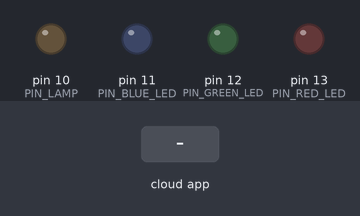
This sketch was run on a simulated Arduino Uno, built with avr-gcc and run on an emulated ATmega328P. On the bench: output pins drawn as LEDs (lit = HIGH). Inputs (shaded band) come from the test bench. The RemoteXY app is connected.

Above: at 1.2 s.
1.3 s: the phone or cloud app sets RED_LED to 1
At 2.5 s:
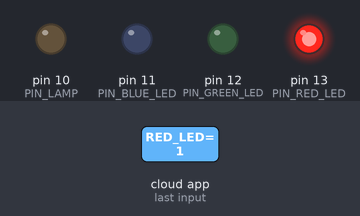
2.8 s: the phone or cloud app sets GREEN_LED to 1
At 3.8 s:
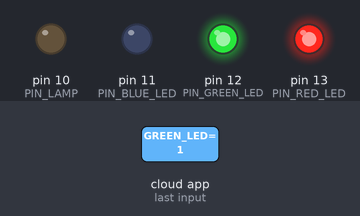
4.3 s: the phone or cloud app sets BLUE_LED to 1
At 4.9 s:
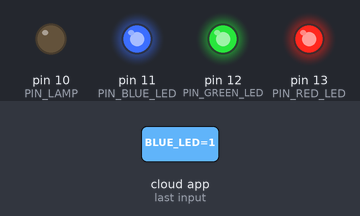
5.8 s: the phone or cloud app sets LAMP to 1
At 7.0 s:
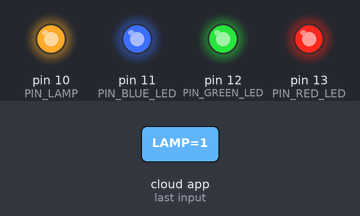
7.3 s: the phone or cloud app sets RED_LED to 0
At 8.4 s:
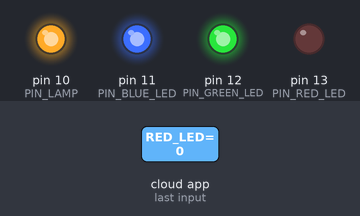
8.8 s: the phone or cloud app sets GREEN_LED to 0
At 9.5 s:
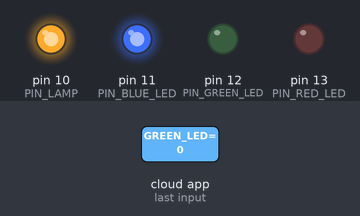
Timing chart, 0 to 11.3 s (numbered marks = the images above; inputs shaded):
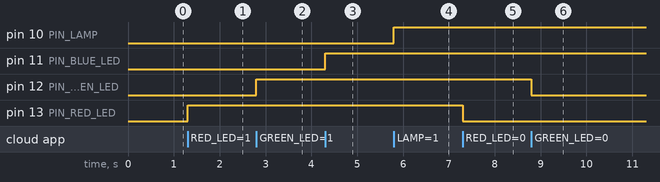

Measured:
- after the input at 1.3 s, pin 13 (PIN_RED_LED): LOW → HIGH at once
- after the input at 2.8 s, pin 12 (PIN_GREEN_LED): LOW → HIGH at once
- after the input at 4.3 s, pin 11 (PIN_BLUE_LED): LOW → HIGH at once
- after the input at 5.8 s, pin 10 (PIN_LAMP): LOW → HIGH at once
- after the input at 7.3 s, pin 13 (PIN_RED_LED): HIGH → LOW at once
- after the input at 8.8 s, pin 12 (PIN_GREEN_LED): HIGH → LOW at once

The sketch:

esp8266_LED.ino
```cpp
// RemoteXY select connection mode and include library
#define REMOTEXY_MODE__ESP8266_HARDSERIAL_POINT

#include <RemoteXY.h>

// RemoteXY connection settings
#define REMOTEXY_SERIAL Serial
#define REMOTEXY_SERIAL_SPEED 115200
#define REMOTEXY_WIFI_SSID "RemoteXY"
#define REMOTEXY_WIFI_PASSWORD "18032000"
#define REMOTEXY_SERVER_PORT 6377


// RemoteXY configurate
#pragma pack(push, 1)
uint8_t RemoteXY_CONF[] =
  { 255,4,0,0,0,64,0,8,165,0,
  2,0,6,8,22,11,36,26,31,31,
  79,78,0,79,70,70,0,2,0,62,
  9,22,11,134,26,31,31,79,78,0,
  79,70,70,0,2,0,8,38,22,11,
  203,26,31,31,79,78,0,79,70,70,
  0,1,0,67,37,12,12,31,31,88,
  0 };

// this structure defines all the variables of your control interface
struct {

    // input variable
  uint8_t RED_LED; // =1 if switch ON and =0 if OFF
  uint8_t GREEN_LED; // =1 if switch ON and =0 if OFF
  uint8_t BLUE_LED; // =1 if switch ON and =0 if OFF
  uint8_t LAMP; // =1 if button pressed, else =0

    // other variable
  uint8_t connect_flag;  // =1 if wire connected, else =0

} RemoteXY;
#pragma pack(pop)

/////////////////////////////////////////////
//           END RemoteXY include          //
/////////////////////////////////////////////

#define PIN_RED_LED 13
#define PIN_GREEN_LED 12
#define PIN_BLUE_LED 11
#define PIN_LAMP 10


void setup()
{
  RemoteXY_Init ();

  pinMode (PIN_RED_LED, OUTPUT);
  pinMode (PIN_GREEN_LED, OUTPUT);
  pinMode (PIN_BLUE_LED, OUTPUT);
  pinMode (PIN_LAMP, OUTPUT);

  // TODO you setup code

}

void loop()
{
  RemoteXY_Handler ();

  digitalWrite(PIN_RED_LED, (RemoteXY.RED_LED==0)?LOW:HIGH);
  digitalWrite(PIN_GREEN_LED, (RemoteXY.GREEN_LED==0)?LOW:HIGH);
  digitalWrite(PIN_BLUE_LED, (RemoteXY.BLUE_LED==0)?LOW:HIGH);
  digitalWrite(PIN_LAMP, (RemoteXY.LAMP==0)?LOW:HIGH);

  // TODO you loop code
  // use the RemoteXY structure for data transfer


}
```
